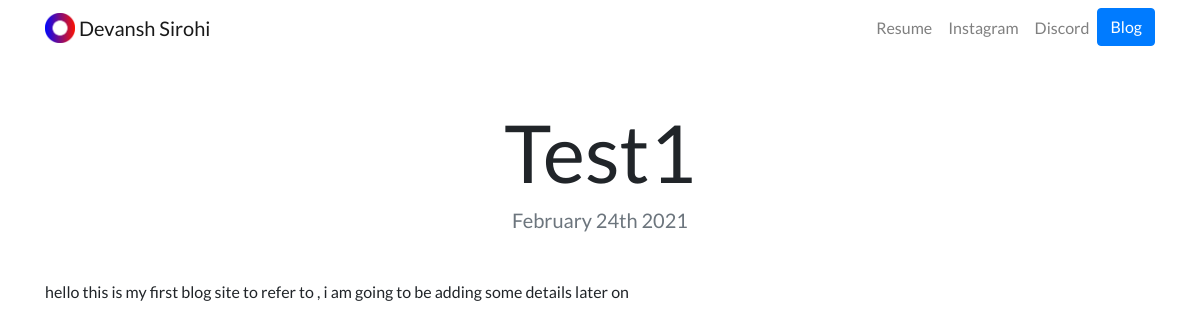
Page /blog/1/ on the committed database.
### blog/models.py (models this page shows, shortened)
class Blog(models.Model):
    title=models.CharField(max_length=200)
    description=models.TextField()
    date=models.DateField()

### blog/views.py (the view)
# urls.py: path('<int:blog_id>/',views.detail,name='detail'),
def detail(request,blog_id):
    blog=get_object_or_404(Blog, pk=blog_id)
    return render(request,'blog/detail.html',{'blog':blog})

### blog/templates/blog/detail.html
{% extends "portfolio/base.html" %}
{% load static %}
{% block content %}
<h1 class="text-center mt-5" id="blogdetailtitle">{{ blog.title }}</h1>
<h5 class="text-center text-muted mb-5">{{ blog.date|date:'F jS Y' }}</h5>
{{ blog.description|safe }}
{% endblock %}

### portfolio/static/portfolio/custom.css (style rules this page uses)
body { font-family: 'Lato', sans-serif; }
@media (min-width: 992px) { #blogdetailtitle { font-size: 5rem; } }

### rows in the picture
Blog: title "Test1", date "February 24th 2021", description "hello this is my first blog site to refer to , i am going to be adding some details later on"
